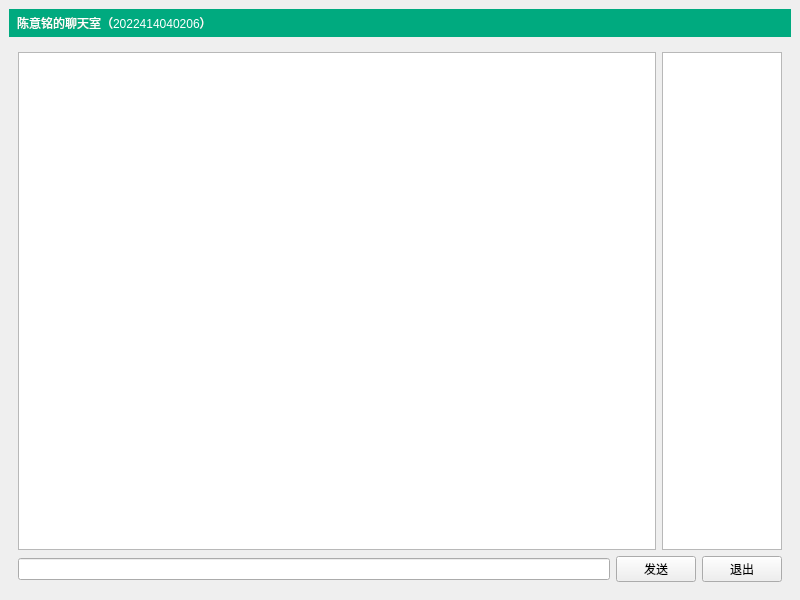
<?xml version="1.0" encoding="UTF-8"?>
<ui version="4.0">
 <class>MainWindow</class>
 <widget class="QMainWindow" name="MainWindow">
  <property name="geometry">
   <rect>
    <x>0</x>
    <y>0</y>
    <width>800</width>
    <height>600</height>
   </rect>
  </property>
  <property name="windowTitle">
   <string>聊天室客户端</string>
  </property>
  <property name="styleSheet">
   <string notr="true">#titleLabel{
color:rgb(255,255,255);
background:white;
border:none;
border-botton:1px solid black;
padding:5px;
font:24pt&quot;黑体&quot;;
background-color:rgba(0,170,127,255);
}

#mainFrame{
border:none;
background:white;
}

#loginFrame{
background:qlineargradient(x1:0,y1:0,x2:0,y2:1,stop:0 #ddf,stop:1 #aaf);
border:1px solid gray;
padding:10px;
border-radius:25px;
}</string>
  </property>
  <widget class="QWidget" name="centralwidget">
   <layout class="QGridLayout" name="gridLayout_2">
    <item row="0" column="0">
     <widget class="QLabel" name="titleLabel">
      <property name="styleSheet">
       <string notr="true"/>
      </property>
      <property name="text">
       <string>陈意铭的聊天室（2022414040206）</string>
      </property>
     </widget>
    </item>
    <item row="1" column="0">
     <widget class="QStackedWidget" name="stackedWidget">
      <property name="currentIndex">
       <number>0</number>
      </property>
      <widget class="QWidget" name="chatPage">
       <layout class="QVBoxLayout" name="verticalLayout_2">
        <item>
         <layout class="QHBoxLayout" name="horizontalLayout">
          <item>
           <widget class="QTextEdit" name="roomTextEdit"/>
          </item>
          <item>
           <widget class="QListWidget" name="userListWidget">
            <property name="maximumSize">
             <size>
              <width>120</width>
              <height>16777215</height>
             </size>
            </property>
           </widget>
          </item>
         </layout>
        </item>
        <item>
         <layout class="QHBoxLayout" name="horizontalLayout_2">
          <item>
           <widget class="QLineEdit" name="sayLineEdit"/>
          </item>
          <item>
           <widget class="QPushButton" name="sayButton">
            <property name="text">
             <string>发送</string>
            </property>
           </widget>
          </item>
          <item>
           <widget class="QPushButton" name="logoutButton">
            <property name="text">
             <string>退出</string>
            </property>
           </widget>
          </item>
         </layout>
        </item>
       </layout>
      </widget>
      <widget class="QWidget" name="loginPage">
       <layout class="QGridLayout" name="gridLayout_4">
        <item row="0" column="1">
         <spacer name="verticalSpacer_2">
          <property name="orientation">
           <enum>Qt::Orientation::Vertical</enum>
          </property>
          <property name="sizeHint" stdset="0">
           <size>
            <width>20</width>
            <height>161</height>
           </size>
          </property>
         </spacer>
        </item>
        <item row="1" column="0">
         <spacer name="horizontalSpacer">
          <property name="orientation">
           <enum>Qt::Orientation::Horizontal</enum>
          </property>
          <property name="sizeHint" stdset="0">
           <size>
            <width>215</width>
            <height>20</height>
           </size>
          </property>
         </spacer>
        </item>
        <item row="1" column="1">
         <widget class="QFrame" name="loginFrame">
          <property name="frameShape">
           <enum>QFrame::Shape::StyledPanel</enum>
          </property>
          <property name="frameShadow">
           <enum>QFrame::Shadow::Raised</enum>
          </property>
          <layout class="QGridLayout" name="gridLayout_3">
           <item row="0" column="0">
            <layout class="QVBoxLayout" name="verticalLayout">
             <item>
              <layout class="QGridLayout" name="gridLayout">
               <item row="1" column="0">
                <widget class="QLabel" name="label_3">
                 <property name="text">
                  <string>昵称：</string>
                 </property>
                </widget>
               </item>
               <item row="0" column="1">
                <widget class="QLineEdit" name="serverEdit">
                 <property name="text">
                  <string>127.0.0.1</string>
                 </property>
                </widget>
               </item>
               <item row="1" column="1">
                <widget class="QLineEdit" name="usernameEdit">
                 <property name="text">
                  <string>小陈</string>
                 </property>
                </widget>
               </item>
               <item row="0" column="0">
                <widget class="QLabel" name="label_2">
                 <property name="text">
                  <string>服务器地址：</string>
                 </property>
                </widget>
               </item>
              </layout>
             </item>
             <item>
              <spacer name="verticalSpacer">
               <property name="orientation">
                <enum>Qt::Orientation::Vertical</enum>
               </property>
               <property name="sizeType">
                <enum>QSizePolicy::Policy::Fixed</enum>
               </property>
               <property name="sizeHint" stdset="0">
                <size>
                 <width>20</width>
                 <height>10</height>
                </size>
               </property>
              </spacer>
             </item>
             <item>
              <widget class="QPushButton" name="loginButton">
               <property name="text">
                <string>登录聊天室</string>
               </property>
              </widget>
             </item>
            </layout>
           </item>
          </layout>
         </widget>
        </item>
        <item row="1" column="2">
         <spacer name="horizontalSpacer_2">
          <property name="orientation">
           <enum>Qt::Orientation::Horizontal</enum>
          </property>
          <property name="sizeHint" stdset="0">
           <size>
            <width>214</width>
            <height>20</height>
           </size>
          </property>
         </spacer>
        </item>
        <item row="2" column="1">
         <spacer name="verticalSpacer_3">
          <property name="orientation">
           <enum>Qt::Orientation::Vertical</enum>
          </property>
          <property name="sizeHint" stdset="0">
           <size>
            <width>20</width>
            <height>161</height>
           </size>
          </property>
         </spacer>
        </item>
       </layout>
      </widget>
     </widget>
    </item>
   </layout>
  </widget>
 </widget>
 <resources/>
 <connections/>
</ui>
